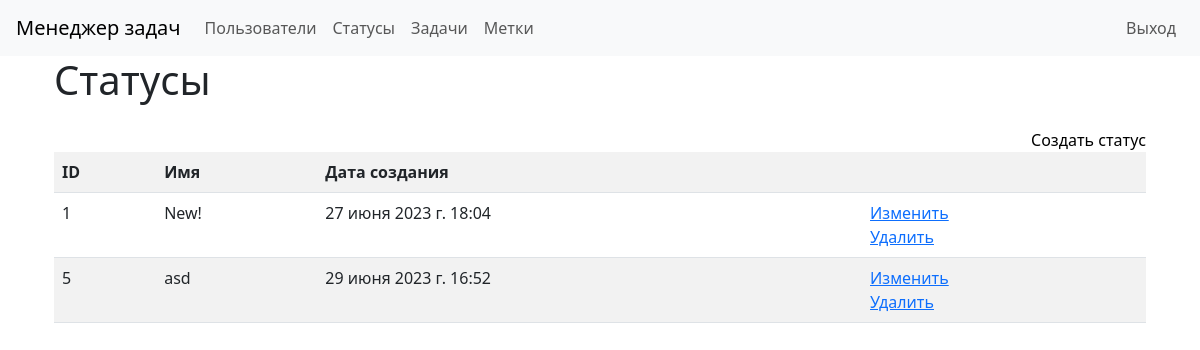
Before: /statuses/ (signed in) with the older database file.
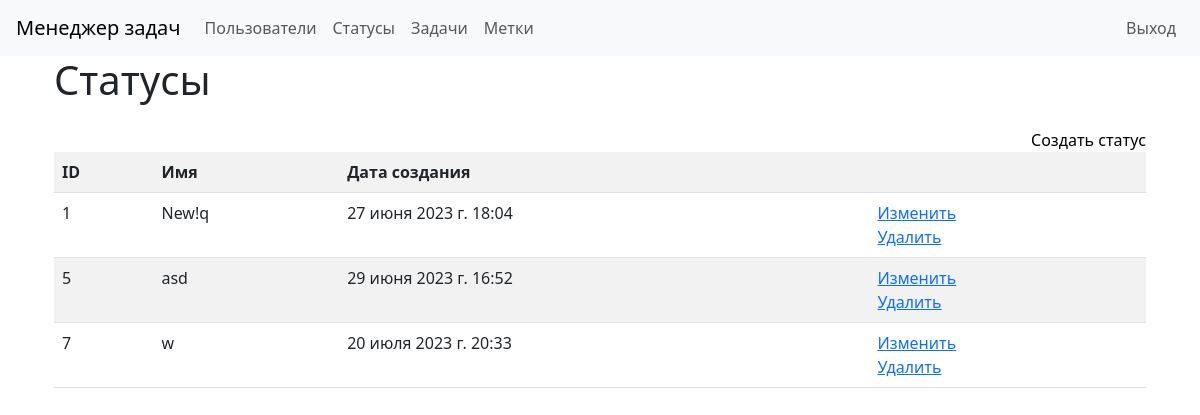
After: the same page with the newer database file.
### task_manager/statuses/models.py (models this page shows)
class StatusModel(models.Model):
    name = models.CharField(
        max_length=100, unique=True,
        error_messages={'unique': "Это имя уже существует."})
    timestamp = models.DateTimeField(auto_now_add=True)
    def __str__(self):
        return self.name

### task_manager/statuses/views.py (the view)
# urls.py: path('', views.StatusesView.as_view(),
class StatusesView(AppLoginMixin, ListView):
    template_name = 'statuses/index.html'
    model = StatusModel

### task_manager/statuses/templates/statuses/index.html
{% extends "base.html" %}
{% load i18n %}
{% block main %}
<div class="container wrapper flex-grow-1">
    <h1 class="mb-4">{% trans "Statuses" %}</h1>
    <a class="d-flex justify-content-end text-black text-decoration-none" href="{% url 'create_status' %}">{% trans "Create status" %}</a>
    <table class="table table-striped">
        <tr>
            <th>ID</th>
            <th>{% trans "Name" %}</th>
            <th>{% trans "Create at" %}</th>
            <th></th>
        </tr>
        {% for status in object_list %}
        <tr>
            <td>{{ status.id }}</td>
            <td>{{ status }}</td>
            <td>{{ status.timestamp }}</td>
            <td><a href="{% url 'update_status' pk=status.id %}">{% trans 'Update' %}</a><br>
                <a href="{% url 'delete_status' pk=status.id %}">{% trans "Delete" %}</a></td>
        </tr>
        {% endfor %}
    </table>
</div>
{% endblock %}

Changed rows visible on the page:
changed StatusModel id 1: name "New!" → "New!q"
added StatusModel: id "7", name "w", timestamp "20 июля 2023 г. 20:33"
